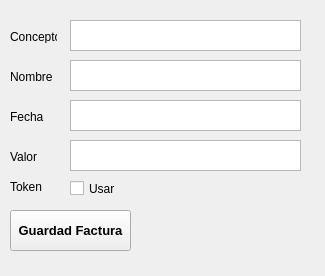
<?xml version="1.0" encoding="UTF-8"?>
<ui version="4.0">
 <class>MainWindow</class>
 <widget class="QMainWindow" name="MainWindow">
  <property name="geometry">
   <rect>
    <x>0</x>
    <y>0</y>
    <width>325</width>
    <height>276</height>
   </rect>
  </property>
  <property name="windowTitle">
   <string>MainWindow</string>
  </property>
  <widget class="QWidget" name="centralwidget">
   <widget class="QLabel" name="label">
    <property name="geometry">
     <rect>
      <x>10</x>
      <y>30</y>
      <width>47</width>
      <height>13</height>
     </rect>
    </property>
    <property name="text">
     <string>Concepto</string>
    </property>
   </widget>
   <widget class="QTextEdit" name="concepto">
    <property name="geometry">
     <rect>
      <x>70</x>
      <y>20</y>
      <width>231</width>
      <height>31</height>
     </rect>
    </property>
   </widget>
   <widget class="QTextEdit" name="nombre">
    <property name="geometry">
     <rect>
      <x>70</x>
      <y>60</y>
      <width>231</width>
      <height>31</height>
     </rect>
    </property>
   </widget>
   <widget class="QLabel" name="label_2">
    <property name="geometry">
     <rect>
      <x>10</x>
      <y>70</y>
      <width>47</width>
      <height>13</height>
     </rect>
    </property>
    <property name="text">
     <string>Nombre</string>
    </property>
   </widget>
   <widget class="QTextEdit" name="fecha">
    <property name="geometry">
     <rect>
      <x>70</x>
      <y>100</y>
      <width>231</width>
      <height>31</height>
     </rect>
    </property>
   </widget>
   <widget class="QLabel" name="label_3">
    <property name="geometry">
     <rect>
      <x>10</x>
      <y>110</y>
      <width>47</width>
      <height>13</height>
     </rect>
    </property>
    <property name="text">
     <string>Fecha</string>
    </property>
   </widget>
   <widget class="QTextEdit" name="valor">
    <property name="geometry">
     <rect>
      <x>70</x>
      <y>140</y>
      <width>231</width>
      <height>31</height>
     </rect>
    </property>
   </widget>
   <widget class="QLabel" name="label_4">
    <property name="geometry">
     <rect>
      <x>10</x>
      <y>150</y>
      <width>47</width>
      <height>13</height>
     </rect>
    </property>
    <property name="text">
     <string>Valor</string>
    </property>
   </widget>
   <widget class="QPushButton" name="botonGuardar">
    <property name="geometry">
     <rect>
      <x>10</x>
      <y>210</y>
      <width>121</width>
      <height>41</height>
     </rect>
    </property>
    <property name="font">
     <font>
      <pointsize>10</pointsize>
      <weight>75</weight>
      <italic>false</italic>
      <bold>true</bold>
     </font>
    </property>
    <property name="text">
     <string>Guardad Factura</string>
    </property>
   </widget>
   <widget class="QCheckBox" name="token">
    <property name="geometry">
     <rect>
      <x>70</x>
      <y>180</y>
      <width>70</width>
      <height>17</height>
     </rect>
    </property>
    <property name="text">
     <string>Usar</string>
    </property>
   </widget>
   <widget class="QLabel" name="label_5">
    <property name="geometry">
     <rect>
      <x>10</x>
      <y>180</y>
      <width>47</width>
      <height>13</height>
     </rect>
    </property>
    <property name="text">
     <string>Token</string>
    </property>
   </widget>
  </widget>
 </widget>
 <resources/>
 <connections/>
</ui>
